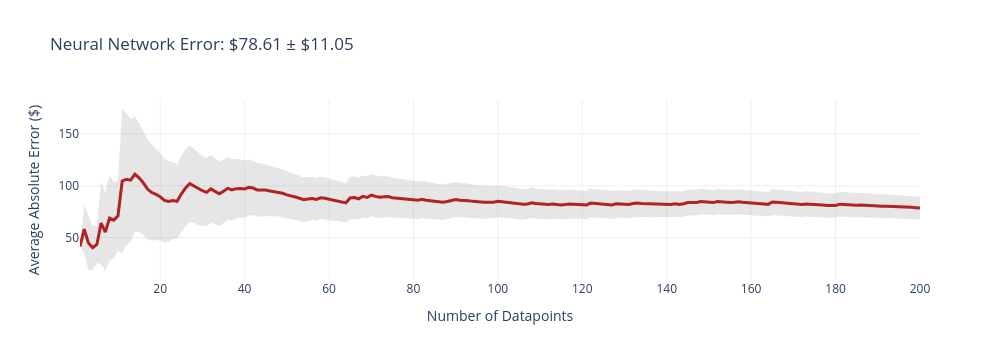
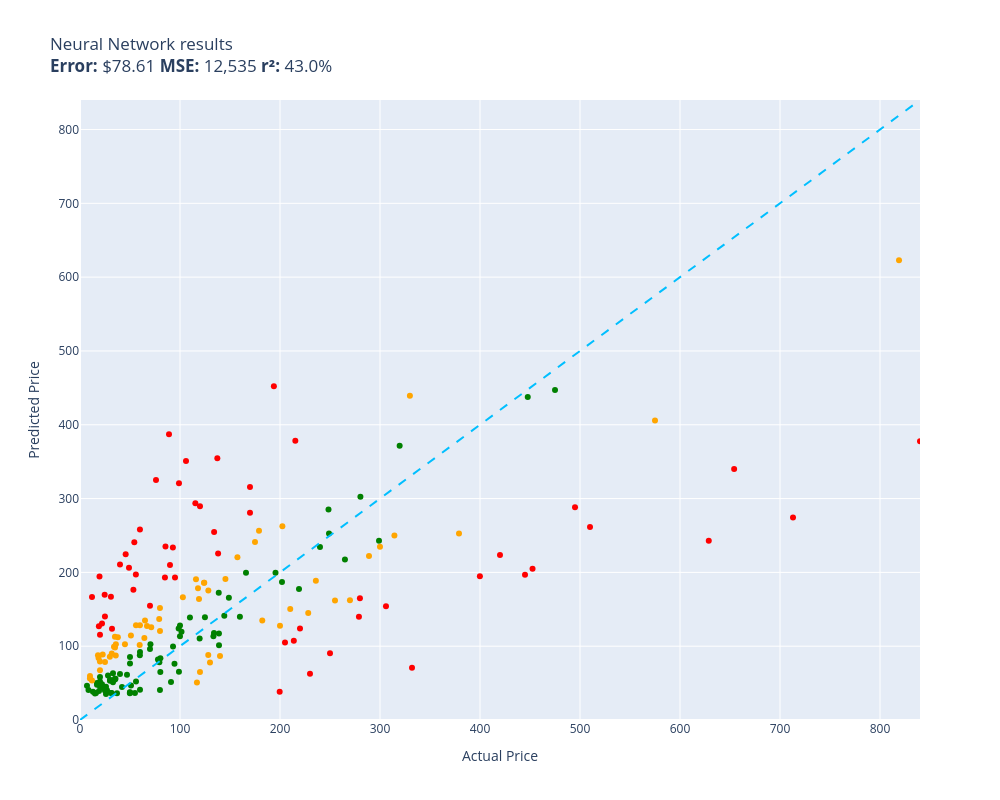

Notebook code for these charts, in order:
### Code cell
evaluate(neural_network, test)

### Figure 1 — Plotly figure (JSON) as saved in the notebook; plotly's stock layout.template omitted (floating-point values rounded to 4 significant figures; data arrays with more than 128 entries replaced by an {"elided": "..."} marker saying what was removed)
{"data": [{"fill": "toself", "fillcolor": "rgba(128,128,128,0.2)", "hoverinfo": "skip", "line": {"color": "rgba(255,255,255,0)"}, "name": "95% CI", "showlegend": false, "type": "scatter", "x": {"elided": "400 int values"}, "y": {"elided": "400 float values"}}, {"customdata": {"elided": "200x1 float values"}, "hovertemplate": "n=%{x}<br>Avg Error=$%{y:,.2f}<br>±95% CI=$%{customdata[0]:,.2f}<extra></extra>", "line": {"color": "firebrick", "width": 3}, "mode": "lines", "name": "Cumulative Avg Error", "type": "scatter", "x": {"elided": "200 int values"}, "y": {"elided": "200 float values"}}], "layout": {"height": 360, "showlegend": false, "title": {"text": "Neural Network Error: $78.61 ± $11.05"}, "width": 1000, "xaxis": {"title": {"text": "Number of Datapoints"}}, "yaxis": {"title": {"text": "Average Absolute Error ($)"}}}}

### Figure 2 — Plotly figure (JSON) as saved in the notebook; plotly's stock layout.template omitted (floating-point values rounded to 4 significant figures)
{"data": [{"customdata": [["Old Blood Noise Excess V2 Distortion Cho...\nGuess=$177.63 Actual=$219.00"], ["NewPower99 Battery Kit for Samsung Galax...\nGuess=$36.58 Actual=$54.95"], ["EXMAX NG-10X Fresnel Lens Focusing Adapt...\nGuess=$96.31 Actual=$69.98"], ["SuppliesOutlet Compatible Toner Cartridg...\nGuess=$141.13 Actual=$144.29"], ["LOVE MEI Galaxy S10 Lite Case, Military ...\nGuess=$63.41 Actual=$32.98"], ["GJY Portable TV,10.6 inch Mini TV for AT...\nGuess=$78.28 Actual=$79.36"], ["LD Products Compatible Toner Cartridge R...\nGuess=$85.20 Actual=$49.98"], ["Intermatic PX300 12V 300W Transformer wi...\nGuess=$118.00 Actual=$134.00"], ["June Garden 12\" Sweet Dolly Charlotte - ...\nGuess=$58.18 Actual=$19.99"], ["Aolemi Oil Rubbed Bronze Single Function...\nGuess=$123.85 Actual=$98.65"], ["Clementoni 39132.5 Jigsaw Puzzle 1,000 P...\nGuess=$40.79 Actual=$79.95"], ["GanFindX Portable Car Hand Controls for ...\nGuess=$139.89 Actual=$159.90"], ["KOMPUTERBAY 4GB 2X 2GB DDR2 1066MHz PC2-...\nGuess=$64.98 Actual=$80.34"], ["Mylites+ Standard Comic Book Mylar Sleev...\nGuess=$55.82 Actual=$34.99"], ["AUTOFREE LED Tail Lights Assembly Compat...\nGuess=$187.07 Actual=$201.99"], ["Adams Check Payment and Deposit Register...\nGuess=$55.75 Actual=$35.49"], ["KOHLER 18865-CP Filtered Water Faucet, P...\nGuess=$447.23 Actual=$475.00"], ["Fjallraven, Kanken Laptop 15\" Backpack f...\nGuess=$110.33 Actual=$119.65"], ["Retevis RT68 Soft Earhook Walkie Talkie ...\nGuess=$46.36 Actual=$6.99"], ["Webcem Solar Shed Light Outdoor Indoor, ...\nGuess=$81.83 Actual=$77.96"], ["Festool 492370 Platin 2 S1000 Grit 6-Inc...\nGuess=$51.45 Actual=$91.00"], ["Western Digital Enterprise RE4-GP 2TB SA...\nGuess=$138.95 Actual=$109.95"], ["VLAND LED Smoked Taillights Compatible F...\nGuess=$234.22 Actual=$239.99"], ["PM Auto Front Right Quick Complete Strut...\nGuess=$139.25 Actual=$124.94"], ["Tablet PC Cover Compatible with Lenovo T...\nGuess=$36.44 Actual=$31.61"], ["Miyaya@ Funny Animal Masks Collection fo...\nGuess=$47.71 Actual=$16.99"], ["Ultra Duster Canned Air Net 10 Oz 6-Pack\nGuess=$36.23 Actual=$49.90"], ["Liberty Imports 12 Pack: US Military Toy...\nGuess=$50.21 Actual=$16.98"], ["Ceramic Talavera Mexican Tile 4x4\", 9 Pi...\nGuess=$53.21 Actual=$29.95"], ["Marvel Legends Series X-Men 6-Inch Archa...\nGuess=$65.44 Actual=$98.95"], ["Intrepid International Dressage Letters-...\nGuess=$40.46 Actual=$26.99"], ["KUNN Small Electrician Tool Pouch Utilit...\nGuess=$48.35 Actual=$21.99"], ["iPhone 12/12 Pro Nicaragua Guardabarranc...\nGuess=$52.17 Actual=$19.97"], ["Replacement Remote Control for PANASONIC...\nGuess=$54.87 Actual=$34.95"], ["KS K-STORM Replacement Silicone Mushroom...\nGuess=$40.56 Actual=$8.50"], ["4LT LUMINETTE Vanity Opal GLS BSN\nGuess=$127.86 Actual=$99.99"], ["GE RPWF SmartWater Comparable Refrigerat...\nGuess=$36.38 Actual=$36.99"], ["Urth 62mm UV, Circular Polarizing (CPL),...\nGuess=$101.33 Actual=$139.00"], ["MGP Caliper Covers 39011SACURD Red Powde...\nGuess=$252.66 Actual=$249.00"], ["NewFantasia Replacement Audio Cable with...\nGuess=$36.56 Actual=$31.00"], ["Mikrotik RB3011UIAS-RM RouterBOARD 10xGi...\nGuess=$243.00 Actual=$299.00"], ["MONOCARBON Forged Carbon Fiber Case for ...\nGuess=$40.94 Actual=$59.99"], ["MXR Carbon Copy Deluxe Analog Delay Guit...\nGuess=$199.56 Actual=$195.50"], ["USB Charger, CIVIE High Speed 60W Multip...\nGuess=$36.67 Actual=$15.99"], ["Pyle Wireless Rear View Backup Camera - ...\nGuess=$102.63 Actual=$70.45"], ["Cardone 84-58642 New HEI Electronic Dist...\nGuess=$199.54 Actual=$165.99"], ["Hp Pavilion P7-1257c Motherboard Aahd3-h...\nGuess=$87.58 Actual=$59.86"], ["Kastar Battery Pack Replacement for Sony...\nGuess=$45.82 Actual=$19.99"], ["New Replacement seat cover fits Yamaha M...\nGuess=$117.16 Actual=$138.95"], ["AZX Stylus Pencil for Apple iPad Pro 202...\nGuess=$54.38 Actual=$29.99"], ["Raspberry Pi 3 Model B+ Aluminum Case Me...\nGuess=$36.04 Actual=$14.99"], ["Diversitech UC2436-3 Ultralite Condenser...\nGuess=$83.49 Actual=$80.39"], ["APS iBoard (304 Stainless Steel Polished...\nGuess=$217.48 Actual=$264.95"], ["200 Couples Conversation Cards - Enjoy B...\nGuess=$51.10 Actual=$32.97"], ["The Puppet Company - Carpet-Unicorn, Whi...\nGuess=$39.23 Actual=$19.00"], ["KYX Racing Hardened Steel Center Drive S...\nGuess=$61.23 Actual=$46.99"], ["Baumgartens Sicurix Blank PVC ID Cards (...\nGuess=$50.52 Actual=$19.11"], ["OEM Samsung Remote Control Shipped with ...\nGuess=$52.21 Actual=$56.00"], ["Venom Power Terra Hunter R/T+ R/T All-Te...\nGuess=$371.46 Actual=$319.65"], ["Custom Engagement Logo Desk Embosser Sea...\nGuess=$37.57 Actual=$49.95"], ["520 Pieces Christmas Envelope Seal Stick...\nGuess=$35.30 Actual=$25.99"], ["LD Compatible Ink Cartridge Replacement ...\nGuess=$44.63 Actual=$41.99"], ["BestPricedDecals Wine A BIT, You'll Feel...\nGuess=$38.27 Actual=$12.98"], ["VATOS 4 Packs Bubble Machine Gun for Kid...\nGuess=$43.73 Actual=$22.88"], ["Steering Wheel, Carbon Fiber Automotive ...\nGuess=$437.55 Actual=$447.74"], ["BXYJY for Samsung Galaxy Z Fold 3 Case w...\nGuess=$37.25 Actual=$49.99"], ["VONADO Space Wars Colonial Viper MK1 Bui...\nGuess=$62.44 Actual=$39.99"], ["Disney Princess Sparkling Princess Sleep...\nGuess=$40.13 Actual=$24.95"], ["sabermaster TCG Playmat yugioh playmat T...\nGuess=$45.88 Actual=$21.99"], ["DuraGo BR5330 Front Vented Disc Brake Ro...\nGuess=$119.40 Actual=$101.51"], ["Vinyl Soft Top Roll-up Adjustable Truck ...\nGuess=$165.74 Actual=$148.88"], ["Glovion Music Stand Light, Clip On Piano...\nGuess=$60.14 Actual=$27.99"], ["Samsung DA97-07603B Freezer Ice Maker As...\nGuess=$99.46 Actual=$93.02"], ["Intex River Run Connect Lounge (Four)\nGuess=$76.26 Actual=$94.49"], ["Think Gizmos Build Your Own Robot Toys f...\nGuess=$44.72 Actual=$24.95"], ["PowerSport Front Rear Brakes and Rotors ...\nGuess=$285.20 Actual=$248.51"], ["Viola Bow 4/4 Full Size Carbon Fiber (Bl...\nGuess=$76.50 Actual=$49.99"], ["Targus CityGear Durable Backpack, Black,...\nGuess=$113.30 Actual=$133.43"], ["Fender Hendrix Voodoo Child Coiled Instr...\nGuess=$92.18 Actual=$59.99"], ["W11130208 W10695459 Refrigerator LED Mod...\nGuess=$38.97 Actual=$26.59"], ["Garmin 010-12402-10 GT15M-TM Transom-Mou...\nGuess=$172.26 Actual=$138.74"], ["Fitness Center Gym Room Weight Train Dua...\nGuess=$113.31 Actual=$99.99"], ["For Volvo C70 S70 V70 V40 S40 AC Compres...\nGuess=$302.46 Actual=$280.41"], ["Refresh NSF-53 Premium Replacement Refri...\nGuess=$46.85 Actual=$50.99"], ["NICKSTON Red Sparkling Glitter Slim Band...\nGuess=$45.03 Actual=$25.99"]], "hovertemplate": "%{customdata[0]}<extra></extra>", "legendgroup": "green", "marker": {"color": "green", "size": 6, "symbol": "circle"}, "mode": "markers", "name": "green", "orientation": "v", "showlegend": true, "type": "scatter", "x": [219.0, 54.95, 69.98, 144.3, 32.98, 79.36, 49.98, 134.0, 19.99, 98.65, 79.95, 159.9, 80.34, 34.99, 202.0, 35.49, 475.0, 119.7, 6.99, 77.96, 91.0, 110.0, 240.0, 124.9, 31.61, 16.99, 49.9, 16.98, 29.95, 98.95, 26.99, 21.99, 19.97, 34.95, 8.5, 99.99, 36.99, 139.0, 249.0, 31.0, 299.0, 59.99, 195.5, 15.99, 70.45, 166.0, 59.86, 19.99, 138.9, 29.99, 14.99, 80.39, 264.9, 32.97, 19.0, 46.99, 19.11, 56.0, 319.6, 49.95, 25.99, 41.99, 12.98, 22.88, 447.7, 49.99, 39.99, 24.95, 21.99, 101.5, 148.9, 27.99, 93.02, 94.49, 24.95, 248.5, 49.99, 133.4, 59.99, 26.59, 138.7, 99.99, 280.4, 50.99, 25.99], "xaxis": "x", "y": [177.6, 36.58, 96.31, 141.1, 63.41, 78.28, 85.2, 118.0, 58.18, 123.8, 40.79, 139.9, 64.98, 55.82, 187.1, 55.75, 447.2, 110.3, 46.36, 81.83, 51.45, 138.9, 234.2, 139.3, 36.44, 47.71, 36.23, 50.21, 53.21, 65.44, 40.46, 48.35, 52.17, 54.87, 40.56, 127.9, 36.38, 101.3, 252.7, 36.56, 243.0, 40.94, 199.6, 36.67, 102.6, 199.5, 87.58, 45.82, 117.2, 54.38, 36.04, 83.49, 217.5, 51.1, 39.23, 61.23, 50.52, 52.21, 371.5, 37.57, 35.3, 44.63, 38.27, 43.73, 437.5, 37.25, 62.44, 40.13, 45.88, 119.4, 165.7, 60.14, 99.46, 76.26, 44.72, 285.2, 76.5, 113.3, 92.18, 38.97, 172.3, 113.3, 302.5, 46.85, 45.03], "yaxis": "y"}, {"customdata": [["telpo Headlight Assembly Fit For 15 Camr...\nGuess=$190.85 Actual=$115.99"], ["Stand for Raven Pro Document Scanner - P...\nGuess=$85.84 Actual=$29.85"], ["8544771 Dryer Heating Element, 279816 Th...\nGuess=$87.25 Actual=$35.74"], ["Pump Head TBVECHI 175PSI 4KW 5.5HP 21CFM...\nGuess=$439.26 Actual=$329.90"], ["Metabo HPT 36V MultiVolt™ Cordless Rotar...\nGuess=$252.60 Actual=$379.00"], ["Panasonic KX-TG6511B DECT 6.0 PLUS Expan...\nGuess=$136.78 Actual=$79.20"], ["APS iBoard 6-inch Aluminum (Black Powder...\nGuess=$150.25 Actual=$210.23"], ["PEMP E65 E66 CDC Simulate Optical Fiber ...\nGuess=$163.93 Actual=$119.00"], ["CORSAIR Dominator Platinum RGB 32GB (2x1...\nGuess=$185.92 Actual=$124.00"], ["SKB iSeries 3i-13096-6KP Case for BlackM...\nGuess=$241.05 Actual=$174.99"], ["10GBase-LR SFP+ Transceiver, Handar 10GB...\nGuess=$67.38 Actual=$19.99"], ["Canon EOS Rebel T7 Digital SLR Camera wi...\nGuess=$622.84 Actual=$819.00"], ["Evergreen HSHB2005 Cylinder Head Gasket ...\nGuess=$101.49 Actual=$59.69"], ["Southwire 120V/15A Right Angle User Atta...\nGuess=$112.03 Actual=$37.87"], ["15\" Locking Shower Head Extension Arm in...\nGuess=$151.75 Actual=$79.95"], ["Tidal Front + Rear Fender Flares 4PC Poc...\nGuess=$161.94 Actual=$254.99"], ["DALDED LED Light Kit for Lego Sonic Gree...\nGuess=$78.49 Actual=$24.99"], ["152MM Hole Saws M42 Bi-Metal High Speed ...\nGuess=$87.68 Actual=$17.99"], ["Baseball Backpacks Large 18 Inch Bookbag...\nGuess=$90.06 Actual=$31.77"], ["Wenger City Upgrade Laptop Backpack with...\nGuess=$191.16 Actual=$145.42"], ["3D Tree Hole Branches 075 Stair Risers D...\nGuess=$77.77 Actual=$129.99"], ["Evan-Fischer Front Bumper Cover Compatib...\nGuess=$262.56 Actual=$202.38"], ["Laisomeke Waterproof Junction Box, Unive...\nGuess=$53.67 Actual=$11.99"], ["Sumerain S1339CM Double Handle Widesprea...\nGuess=$188.59 Actual=$235.86"], ["Beck/Arnley 0421945 Air Filter\nGuess=$102.68 Actual=$35.87"], ["Dell Optiplex 390 Desktop Computer i3 3....\nGuess=$186.04 Actual=$124.27"], ["IQShield Screen Protector Compatible wit...\nGuess=$56.14 Actual=$9.95"], ["Neporal Full Spectrum Light Bulb, 6000K ...\nGuess=$83.99 Actual=$18.59"], ["Pidoko Kids Train Table, Grey with 90 Pc...\nGuess=$65.09 Actual=$119.97"], ["LEGO Marvel Avengers War Machine Buster ...\nGuess=$128.45 Actual=$59.95"], ["ANZO USA 111207 GMC SIERRA 99-06 / YUKON...\nGuess=$134.75 Actual=$182.28"], ["Pioneer 2AM401-BN Two Handle Kitchen Fau...\nGuess=$144.96 Actual=$228.22"], ["LSSAGOON Backpack for Women Teen Kids Gi...\nGuess=$99.26 Actual=$33.99"], ["Grey Pneumatic 1311SD Impact Socket Set\nGuess=$220.39 Actual=$157.43"], ["Aeromotive 13304 Regulator, X1 Adjustabl...\nGuess=$162.09 Actual=$269.95"], ["Walker Exhaust Ultra EPA 16478 Direct Fi...\nGuess=$405.77 Actual=$574.99"], ["4pc Wheel Spacers Adapters 4\" (2inch Per...\nGuess=$50.70 Actual=$116.95"], ["LSI Broadcom SAS 9300-8i 8-port 12Gb/s S...\nGuess=$178.52 Actual=$118.00"], ["AC Compressor & A/C Kit For BMW 335i 335...\nGuess=$249.96 Actual=$314.41"], ["DuraGo 29515020 Front Hub Assembly\nGuess=$175.41 Actual=$128.34"], ["Chalkboard Name Badges with Magnetic Bac...\nGuess=$79.20 Actual=$19.95"], ["Linkloos Solar Street Lights Outdoor Wat...\nGuess=$128.21 Actual=$55.99"], ["GENUINE VOLVO THERMOSTAT (3.0, 3.2) S60 ...\nGuess=$166.30 Actual=$102.85"], ["Universal Power Group 12V 100Ah Sealed L...\nGuess=$127.53 Actual=$199.99"], ["18 Inch White Undermount Kitchen Sink - ...\nGuess=$256.53 Actual=$179.00"], ["Amana Tool - SC587 Carbide Tipped 3-Wing...\nGuess=$125.82 Actual=$71.23"], ["UPR Mach 1 Chin Spoiler Fits 94-98 Musta...\nGuess=$134.66 Actual=$64.99"], ["ROHL WSGUM3018WH Wire Sink Grids, White\nGuess=$87.97 Actual=$128.28"], ["LCD Screen for Dell Inspiron 17R 17.3\" H...\nGuess=$111.02 Actual=$64.37"], ["200 ' feet True 14 Gauge AWG CCA Speaker...\nGuess=$102.68 Actual=$44.95"], ["StonKraft Brass Chess Board Game Set wit...\nGuess=$86.62 Actual=$140.00"], ["Audio Techinca ATW-T1002 System 10 Handh...\nGuess=$222.14 Actual=$289.00"], ["Replacement Remote Control fit for Sony ...\nGuess=$59.49 Actual=$9.99"], ["Star Wars Die-Cast Metal TITANIUM Series...\nGuess=$88.77 Actual=$22.70"], ["HP Laserjet 2100 Laser Printer W/Test Pr...\nGuess=$234.74 Actual=$299.98"], ["KZ ZS10 Pro in Ear Monitor Headphone KZ ...\nGuess=$127.24 Actual=$66.99"], ["Jada Toys Ryan's World Combo Panda Airli...\nGuess=$112.88 Actual=$34.94"], ["Pyle 2x120 Watt Home Audio Speaker Power...\nGuess=$114.43 Actual=$50.92"], ["STICKGOO Peel and Stick Backsplash for K...\nGuess=$98.27 Actual=$34.99"], ["MonMount Triple Monitor Stand Freestandi...\nGuess=$120.49 Actual=$79.99"]], "hovertemplate": "%{customdata[0]}<extra></extra>", "legendgroup": "orange", "marker": {"color": "orange", "size": 6, "symbol": "circle"}, "mode": "markers", "name": "orange", "orientation": "v", "showlegend": true, "type": "scatter", "x": [116.0, 29.85, 35.74, 329.9, 379.0, 79.2, 210.2, 119.0, 124.0, 175.0, 19.99, 819.0, 59.69, 37.87, 79.95, 255.0, 24.99, 17.99, 31.77, 145.4, 130.0, 202.4, 11.99, 235.9, 35.87, 124.3, 9.95, 18.59, 120.0, 59.95, 182.3, 228.2, 33.99, 157.4, 269.9, 575.0, 117.0, 118.0, 314.4, 128.3, 19.95, 55.99, 102.8, 200.0, 179.0, 71.23, 64.99, 128.3, 64.37, 44.95, 140.0, 289.0, 9.99, 22.7, 300.0, 66.99, 34.94, 50.92, 34.99, 79.99], "xaxis": "x", "y": [190.8, 85.84, 87.25, 439.3, 252.6, 136.8, 150.3, 163.9, 185.9, 241.1, 67.38, 622.8, 101.5, 112.0, 151.7, 161.9, 78.49, 87.68, 90.06, 191.2, 77.77, 262.6, 53.67, 188.6, 102.7, 186.0, 56.14, 83.99, 65.09, 128.4, 134.7, 145.0, 99.26, 220.4, 162.1, 405.8, 50.7, 178.5, 250.0, 175.4, 79.2, 128.2, 166.3, 127.5, 256.5, 125.8, 134.7, 87.97, 111.0, 102.7, 86.62, 222.1, 59.49, 88.77, 234.7, 127.2, 112.9, 114.4, 98.27, 120.5], "yaxis": "y"}, {"customdata": [["RBC12-UPC Replacement Battery Cartridge ...\nGuess=$62.66 Actual=$229.99"], ["ACDelco GM Original Equipment FW339 Fron...\nGuess=$378.25 Actual=$215.33"], ["Bam France 2002XL Contoured Hightech Bla...\nGuess=$274.37 Actual=$713.00"], ["46mm Digital Pro High-Resolution Close-U...\nGuess=$115.36 Actual=$19.99"], ["Innovative Percussion CB-6 Chamois Bass ...\nGuess=$240.94 Actual=$54.32"], ["HK SYSTEMS 13\" Heavy Duty Black \"Push\" O...\nGuess=$193.14 Actual=$84.95"], ["Bam Trekking 3027SB Single Black Clarine...\nGuess=$70.75 Actual=$332.00"], ["DEWALT 20V MAX* XR Impact Driver with Bl...\nGuess=$204.82 Actual=$452.53"], ["Mini PC, Kinupute Desktop Computer E3-12...\nGuess=$288.15 Actual=$495.00"], ["Deco Mount Pro Tripod Microphone Stand w...\nGuess=$258.26 Actual=$59.95"], ["Scranton & Co 3 Drawer Mobile File Cabin...\nGuess=$293.61 Actual=$115.35"], ["Task T24287 Roman Ogee Router Bit with 1...\nGuess=$197.25 Actual=$55.88"], ["Travelpro Platinum Elite Slim Business L...\nGuess=$107.40 Actual=$213.83"], ["JRready ST6313 DT Deutsch Connector Kit,...\nGuess=$38.33 Actual=$199.68"], ["Dakota Alert MURS Alert Probe Sensor - M...\nGuess=$123.88 Actual=$219.99"], ["Projector, CRAZVIEW Projector with WiFi ...\nGuess=$176.50 Actual=$53.40"], ["Diversitech WG840585 Motor, (Ddb) 1/3Hp,...\nGuess=$254.67 Actual=$134.12"], ["MC: Pindicator (Dual Intensity Amber)\nGuess=$210.69 Actual=$40.00"], ["Poison Spyder 10-08-020 Rocker Knocker\nGuess=$242.85 Actual=$628.76"], ["DIMARZIO 204284 DP 163FBK Blues Bucker G...\nGuess=$210.05 Actual=$89.99"], ["Lighted Triangle Mirror Cabinet Bathroom...\nGuess=$196.90 Actual=$445.00"], ["BESTILL Wall Mounted Shower Faucet Set, ...\nGuess=$325.06 Actual=$76.00"], ["Trail Gear Twin Stick Kit for Top Shift ...\nGuess=$165.11 Actual=$279.92"], ["Engine Thermostat, Replace 19301-PAA-306...\nGuess=$126.86 Actual=$18.89"], ["Satco S9596, 4 Count (Pack of 1), 4.18\nGuess=$166.57 Actual=$12.00"], ["Kingston Brass KS269SN Kingston Clawfoot...\nGuess=$154.04 Actual=$305.99"], ["EMART Photography C Stand with Boom Arm,...\nGuess=$289.66 Actual=$119.99"], ["KOHLER K-1185540-CP Assembly-Slider\nGuess=$224.56 Actual=$45.67"], ["Trim Kit for 2-handle Shower & Tub Valve...\nGuess=$193.02 Actual=$94.99"], ["Royal Designs, Inc. Decorative Abundant ...\nGuess=$140.35 Actual=$24.95"], ["Canon Sure Shot 90u 35mm Date Camera\nGuess=$194.81 Actual=$399.89"], ["Wilkinson LOW GAUSS Vintage Tone Strat S...\nGuess=$167.12 Actual=$30.93"], ["Ibanez M510OVS Acoustic Mandolin in Vint...\nGuess=$315.77 Actual=$169.99"], ["Berta (6 Pieces) 1-1/4 inch Overlay, 90 ...\nGuess=$169.67 Actual=$24.66"], ["CradlePoint Compact Broadband Router (CB...\nGuess=$387.12 Actual=$89.00"], ["Auertech Portable Washing Machine, 14lbs...\nGuess=$320.85 Actual=$98.99"], ["Evan Fischer Radiator Cooling Fan Assemb...\nGuess=$354.64 Actual=$137.34"], ["ECCPP Power Steering Pump for 2009-2010 ...\nGuess=$235.22 Actual=$85.48"], ["SP Air Corporation SP-8102BU 1/4-Inch He...\nGuess=$104.84 Actual=$204.99"], ["Skullcandy Hesh Evo Bluetooth Headphones...\nGuess=$154.91 Actual=$69.99"], ["ASUS VY279HE-W 27” 1080P Monitor - White...\nGuess=$225.48 Actual=$138.10"], ["Music Hall pa15.3 MM/MC Phono Preamplifi...\nGuess=$90.28 Actual=$250.00"], ["Lorell Bell Chair Glide, 2.5\", Black\nGuess=$194.47 Actual=$19.50"], ["4 Inches Rolled Muffler Tip Catback Exha...\nGuess=$452.34 Actual=$193.88"], ["CTLAMP XL-2100 Professional Quality XL-2...\nGuess=$123.67 Actual=$32.00"], ["Competition Clutch Disc and Pressure Pla...\nGuess=$261.34 Actual=$510.00"], ["KUNFINE Android Radio CarPlay & Android ...\nGuess=$351.02 Actual=$106.00"], ["VIPMOTOZ Sequential Turn Signal Premium ...\nGuess=$140.01 Actual=$278.94"], ["A-Premium Front Suspension Steering Knuc...\nGuess=$206.19 Actual=$48.99"], ["Dell XPS 13 9343-2727SLV 13.3\" Full HD S...\nGuess=$377.50 Actual=$839.99"], ["Pacific Drums PDCM1618TTRB 16 x 18 Inche...\nGuess=$223.44 Actual=$419.99"], ["Blanco 230966 Valea Stainless Steel Sink...\nGuess=$233.79 Actual=$92.88"], ["Empava 24\" Single Wall Ovens 10 Cooking ...\nGuess=$340.08 Actual=$654.14"], ["VTech Strum and Jam Kidi Musical Guitar ...\nGuess=$130.71 Actual=$21.99"], ["Xiaomi Redmi 10 2022 NFC 4G LTE (128GB +...\nGuess=$280.76 Actual=$169.99"]], "hovertemplate": "%{customdata[0]}<extra></extra>", "legendgroup": "red", "marker": {"color": "red", "size": 6, "symbol": "circle"}, "mode": "markers", "name": "red", "orientation": "v", "showlegend": true, "type": "scatter", "x": [230.0, 215.3, 713.0, 19.99, 54.32, 84.95, 332.0, 452.5, 495.0, 59.95, 115.3, 55.88, 213.8, 199.7, 220.0, 53.4, 134.1, 40.0, 628.8, 89.99, 445.0, 76.0, 279.9, 18.89, 12.0, 306.0, 120.0, 45.67, 94.99, 24.95, 399.9, 30.93, 170.0, 24.66, 89.0, 98.99, 137.3, 85.48, 205.0, 69.99, 138.1, 250.0, 19.5, 193.9, 32.0, 510.0, 106.0, 278.9, 48.99, 840.0, 420.0, 92.88, 654.1, 21.99, 170.0], "xaxis": "x", "y": [62.66, 378.2, 274.4, 115.4, 240.9, 193.1, 70.75, 204.8, 288.1, 258.3, 293.6, 197.2, 107.4, 38.33, 123.9, 176.5, 254.7, 210.7, 242.9, 210.0, 196.9, 325.1, 165.1, 126.9, 166.6, 154.0, 289.7, 224.6, 193.0, 140.3, 194.8, 167.1, 315.8, 169.7, 387.1, 320.8, 354.6, 235.2, 104.8, 154.9, 225.5, 90.28, 194.5, 452.3, 123.7, 261.3, 351.0, 140.0, 206.2, 377.5, 223.4, 233.8, 340.1, 130.7, 280.8], "yaxis": "y"}, {"hoverinfo": "skip", "line": {"color": "deepskyblue", "dash": "dash", "width": 2}, "mode": "lines", "name": "y = x", "showlegend": false, "type": "scatter", "x": [0, 840.0], "y": [0, 840.0]}], "layout": {"height": 800, "legend": {"title": {"text": "color"}, "tracegroupgap": 0}, "showlegend": false, "title": {"text": "Neural Network results<br><b>Error:</b> $78.61 <b>MSE:</b> 12,535 <b>r²:</b> 43.0%"}, "width": 1000, "xaxis": {"anchor": "y", "domain": [0, 1], "range": [0, 840.0], "title": {"text": "Actual Price"}}, "yaxis": {"anchor": "x", "domain": [0, 1], "range": [0, 840.0], "title": {"text": "Predicted Price"}}}}
